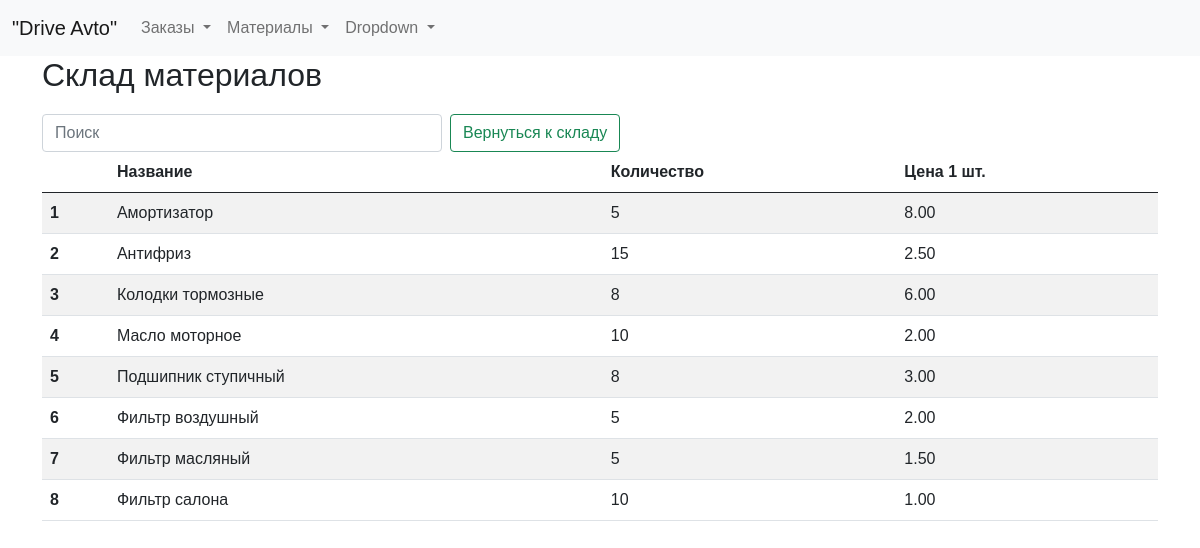
The app's page /stock with its own data.
### tables this page shows
CREATE TABLE stock_plus (
id integer PRIMARY KEY AUTOINCREMENT,
name text NOT NULL,
quantity integer NOT NULL,
price_unit integer NOT NULL
);

### fcompany.py (the view)
@app.route("/stock")
def showStock():
    return render_template("stock.html", title="Склад материалов", stock=dbase.getStock())

### FDataBase.py (called while the page is built)
    def getStock(self):
        sql = '''SELECT
                    sp.name AS name_total,
                    SUM(sp.quantity) - COALESCE(SUM(sm.quantity), 0) AS quantity_total,
	                sp.price_unit AS price_unit_total
                 FROM
                    stock_plus sp
                    LEFT JOIN
                    stock_minus sm ON sp.name = sm.name AND sp.price_unit = sm.price_unit
                 GROUP BY
                    sp.name, sp.price_unit;'''
        try:
            self.__cur.execute(sql)
            res = self.__cur.fetchall()
            stock_list = [dict(row) for row in res]
            if stock_list:
                return stock_list
        except sqlite3.Error as e:
            print("Ошибка добавления статьи в БД " + str(e))
        return []

### fcompany.py (called while the page is built)
def connect_db():  # общая функция для установления соединения с БД
    conn = sqlite3.connect(app.config['DATABASE'])
    conn.row_factory = sqlite3.Row  # записи будут представлены не в виде кортежей, а в виде словаря (для исп в шаблонах)
    return conn

def get_db():
    if not hasattr(g, 'link_db'):
        g.link_db = connect_db()
    return g.link_db

@app.before_request
def before_request():
    global dbase
    db = get_db()
    dbase = FDataBase(db)

### templates/stock.html (shortened to what this page needs)
{% extends 'base.html' %}
{% block content %}
<h2>Склад материалов</h2>
<form class="d-flex" role="search">
  <input class="form-control me-2 narrow-search" type="search" id="searchInput" placeholder="Поиск" aria-label="Search">
  <button class="btn btn-outline-success narrow-button" type="submit">Вернуться к складу</button>
</form>
<table id="myTable" class="table table-striped">
  <thead>
    <tr>
      <th scope="col"></th>
      <th scope="col">Название</th>
      <th scope="col">Количество</th>
      <th scope="col">Цена 1 шт.</th>
    </tr>
  </thead>
  <tbody>
    {% for row in stock %}
    <tr>
      <th scope="row">{{ loop.index }}</th>
      <td>{{ row.name_total }}</td>
      <td>{{ row.quantity_total }}</td>
      <td>{{ '%.2f' % (row.price_unit_total / 100) }}</td>
    </tr>
    {% endfor %}
  </tbody>
</table>
{% endblock %}

### static/css/styles.css (style rules this page uses)
.narrow-button { max-width: 250px; white-space: nowrap; font-size: 16px; }
.narrow-search { max-width: 400px; }
html, body { font-family: 'Arial'; margin: 0; padding: 0; height: 100%; width: 100%; }

### records on screen
stock_plus: name_total "Амортизатор", quantity_total "5", price_unit_total "8.00"
stock_plus: name_total "Антифриз", quantity_total "15", price_unit_total "2.50"
stock_plus: name_total "Колодки тормозные", quantity_total "8", price_unit_total "6.00"
stock_plus: name_total "Масло моторное", quantity_total "10", price_unit_total "2.00"
stock_plus: name_total "Подшипник ступичный", quantity_total "8", row.price_unit_total/100 "3.00"
stock_plus: name_total "Фильтр воздушный", quantity_total "5", price_unit_total "2.00"
stock_plus: name_total "Фильтр масляный", quantity_total "5", price_unit_total "1.50"
stock_plus: name_total "Фильтр салона", quantity_total "10", price_unit_total "1.00"
